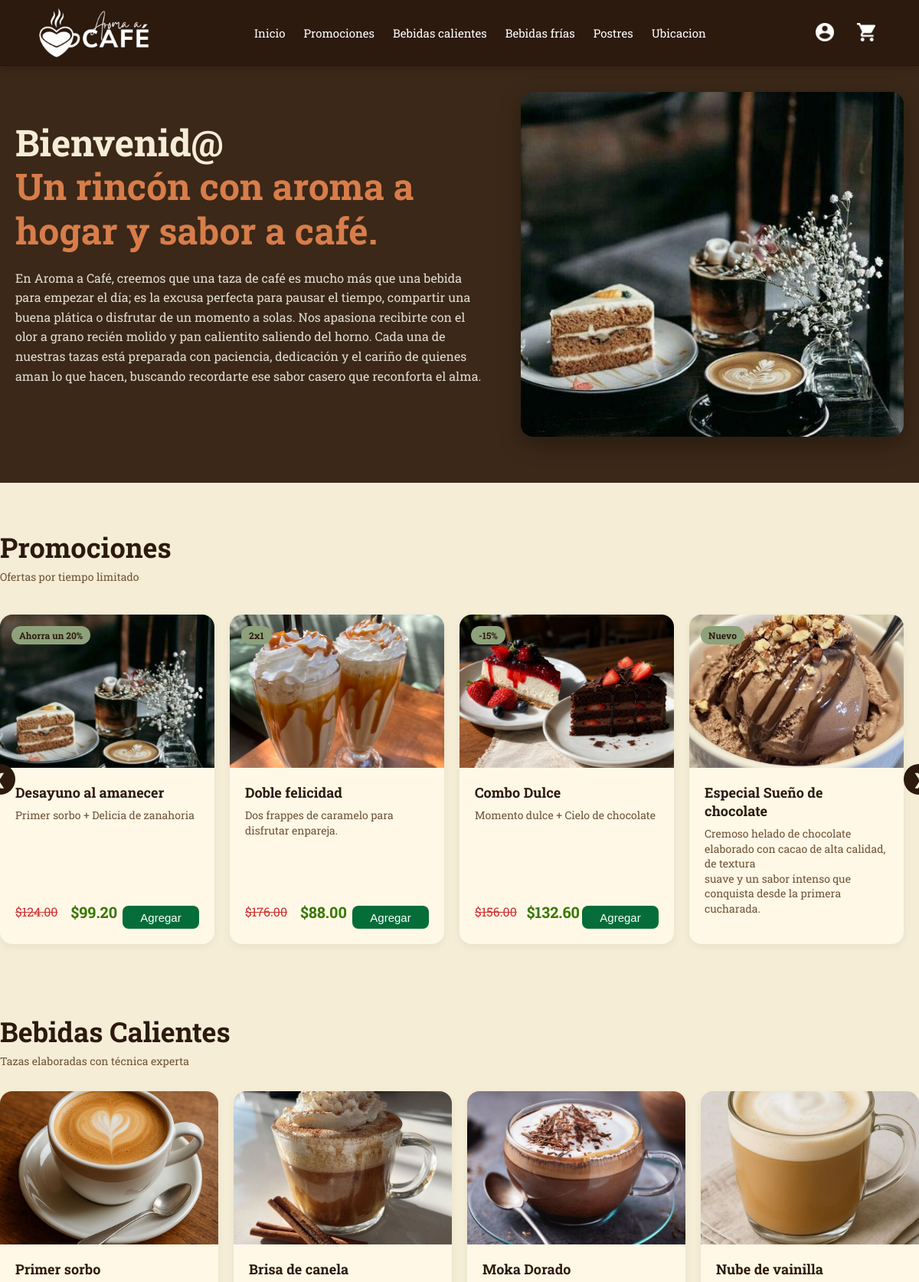
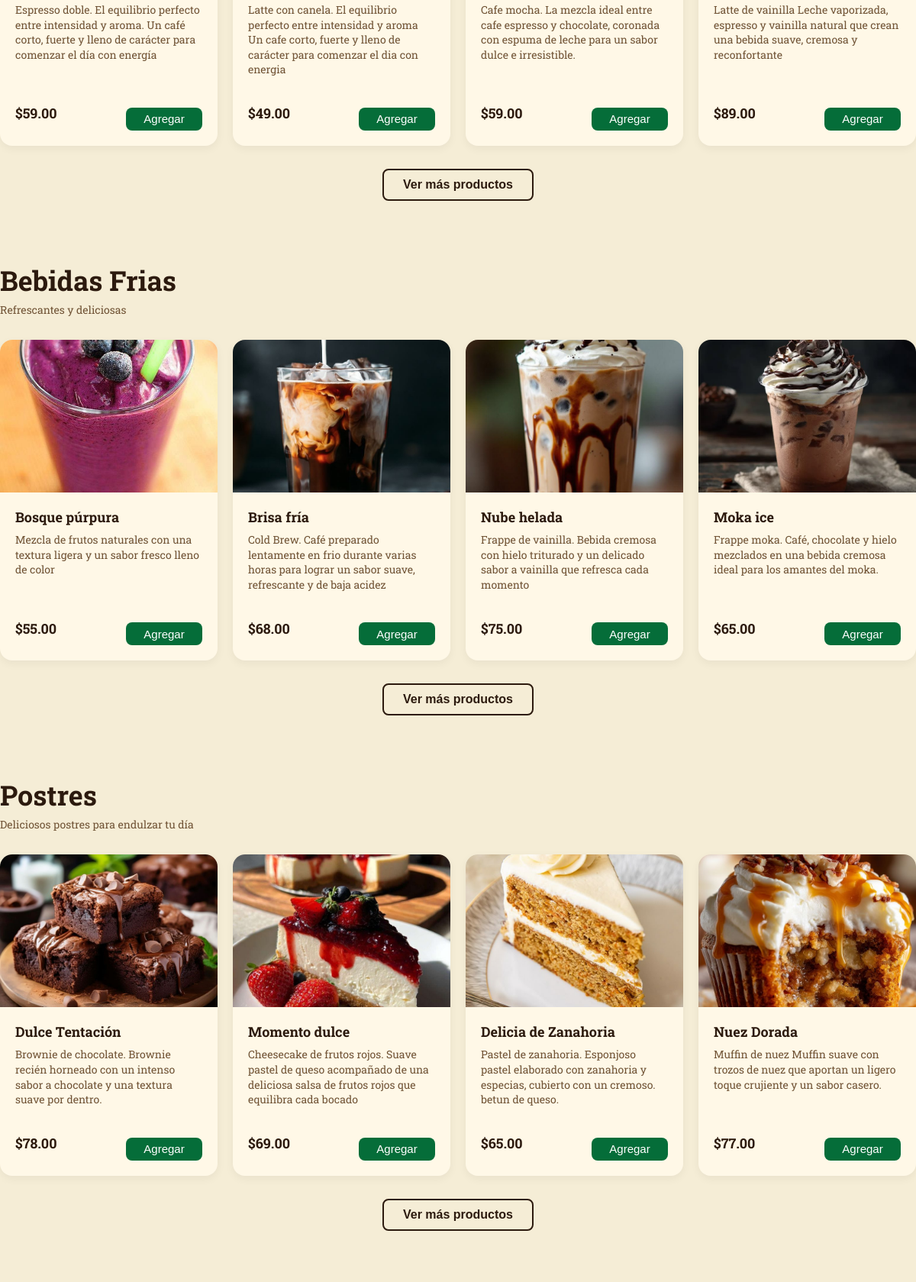
The page / (upper part) on the database its author committed (2 pictures, top to bottom).
### tables this page shows
CREATE TABLE `productos` (
  `id_producto` int(11) NOT NULL,
  `nombre` varchar(30) NOT NULL,
  `descripcion` text DEFAULT NULL,
  `id_categoria` int(11) DEFAULT NULL,
  `precio` decimal(10,2) NOT NULL,
  `imagen_url` varchar(255) DEFAULT NULL,
  `tiene_promocion` tinyint(1) DEFAULT 0,
  `etiqueta_promo` varchar(30) DEFAULT NULL,
  `precio_descuento` decimal(10,2) DEFAULT NULL
);

### index.php (the view, shortened to what the rows shown need)
<?php
require_once 'config/conexion.php';
$sql = "
    SELECT
        p.id_producto,
        p.nombre,
        p.descripcion,
        p.id_categoria,
        p.precio,
        p.imagen_url,
        p.tiene_promocion,
        p.etiqueta_promo,
        p.precio_descuento,
        c.nombre AS categoria
    FROM productos AS p
    INNER JOIN categorias AS c
        ON p.id_categoria = c.id_categoria
    ORDER BY p.id_producto ASC
";
$resultado = $conexion->query($sql);
$productosPorCategoria = [];
if ($resultado) {
    while ($producto = $resultado->fetch(PDO::FETCH_ASSOC)) {
        $idCategoria = (int) $producto['id_categoria'];
        $productosPorCategoria[$idCategoria][] = $producto;
    }
}
?>
<!DOCTYPE html>
<html lang="es">
<head>
    <link rel="stylesheet" href="css/header-menu.css">
    <link rel="stylesheet" href="css/footer.css">
    <link rel="stylesheet" href="css/menu.css">
</head>
<body>
    <section id="inicio" class="hero">
        <div class="container hero-content">
            <div class="hero-txt">
                <h1>Bienvenid@<br><span>Un rincón con aroma a hogar y sabor a café.</span></h1>
            </div>
        </div>
    </section>
    <section id="promociones" class="categoria-seccion container">
        <h2>Promociones</h2>
    </section>
    <section id="calientes" class="categoria-seccion container">
        <h2>Bebidas Calientes</h2>
        <div class="box-container limit-grid">
            <?php if (!empty($productosPorCategoria[2])): ?>
            <?php $contador = 0;
            foreach ($productosPorCategoria[2] as $producto):
                $contador++;
                $claseProducto =
                $contador <= 4
                ? 'product-item'
                : 'product-item-extra';
            ?>
            <div class="box <?= $claseProducto ?>">
                <?php if (!empty($producto['imagen_url'])): ?>
                    <img
                    src="img/productos/<?= htmlspecialchars(
                        $producto['imagen_url'],
                        ENT_QUOTES,
                        'UTF-8'
                ) ?>"
                alt="<?= htmlspecialchars(
                    $producto['nombre'],
                    ENT_QUOTES,
                    'UTF-8'
                ) ?>" >
                <?php endif; ?>
                <div class="product-txt">
                    <h3>
                        <?= htmlspecialchars(
                            $producto['nombre'],
                            ENT_QUOTES,
                            'UTF-8'
                        ) ?>
                        </h3>
                        <p>
                            <?= htmlspecialchars(
                                $producto['descripcion'],
                                ENT_QUOTES,
                                'UTF-8'
                            ) ?>
                        </p>
                        <div class="producto-footer">
                            <?php if (
                                !empty($producto['tiene_promocion'])
                                &&
                                !empty($producto['precio_descuento'])
                            ): ?>
                                <span class="precio-anterior">
                                    $<?= number_format(
                                        (float) $producto['precio'],
                                        2
                                    ) ?>
                                </span>
                                <span class="precio-promo">
                                    $<?= number_format(
                                        (float) $producto['precio_descuento'],
                                        2
                                    ) ?>
                                </span>
                            <?php else: ?>
                                <span class="precio">
                                    $<?= number_format(
                                        (float) $producto['precio'],
                                        2
                                    ) ?>
                                </span>
                            <?php endif; ?>
                            <button
                                class="btn-agCarrito"
                                data-id="<?= (int) $producto['id_producto'] ?>"
                                data-nombre="<?= htmlspecialchars(
                                    $producto['nombre'],
                                    ENT_QUOTES,
                                    'UTF-8'
                                ) ?>"
                                data-precio="<?= (float) $producto['precio'] ?>"
                                data-imagen="<?= htmlspecialchars(
                                    $producto['imagen_url'],
                                    ENT_QUOTES,
                                    'UTF-8'
                                ) ?>"
                            >
                                Agregar
                            </button>
                        </div>
                    </div>
                </div>
            <?php endforeach; ?>
        <?php else: ?>
            <p>No hay bebidas calientes disponibles.</p>
        <?php endif; ?>
    </div>
</section>
    <section id="frias" class="categoria-seccion container">
        <h2>Bebidas Frias</h2>
        <div class="box-container limit-grid">
            <?php if (!empty($productosPorCategoria[1])): ?>
            <?php $contador = 0;
            foreach ($productosPorCategoria[1] as $producto):
                $contador++;
                $claseProducto =
                $contador <= 4
                ? 'product-item'
                : 'product-item-extra';
            ?>
            <div class="box <?= $claseProducto ?>">
                <?php if (!empty($producto['imagen_url'])): ?>
                    <img
                    src="img/productos/<?= htmlspecialchars(
                        $producto['imagen_url'],
                        ENT_QUOTES,
                        'UTF-8'
                ) ?>"
                alt="<?= htmlspecialchars(
                    $producto['nombre'],
                    ENT_QUOTES,
                    'UTF-8'
                ) ?>" >
                <?php endif; ?>
                <div class="product-txt">
                    <h3>
                        <?= htmlspecialchars(
                            $producto['nombre'],
                            ENT_QUOTES,
                            'UTF-8'
                        ) ?>
                        </h3>
                        <p>
                            <?= htmlspecialchars(
                                $producto['descripcion'],
                                ENT_QUOTES,
                                'UTF-8'
                            ) ?>
                        </p>
                        <div class="producto-footer">
                            <?php if (
                                !empty($producto['tiene_promocion'])
                                &&
                                !empty($producto['precio_descuento'])
                            ): ?>
                                <span class="precio-anterior">
                                    $<?= number_format(
                                        (float) $producto['precio'],
                                        2
                                    ) ?>
                                </span>
                                <span class="precio-promo">
                                    $<?= number_format(
                                        (float) $producto['precio_descuento'],
                                        2
                                    ) ?>
                                </span>
                            <?php else: ?>
                                <span class="precio">
                                    $<?= number_format(
                                        (float) $producto['precio'],
                                        2
                                    ) ?>
                                </span>
                            <?php endif; ?>
                            <button
                                class="btn-agCarrito"
                                data-id="<?= (int) $producto['id_producto'] ?>"
                                data-nombre="<?= htmlspecialchars(
                                    $producto['nombre'],
                                    ENT_QUOTES,
                                    'UTF-8'
                                ) ?>"
                                data-precio="<?= (float) $producto['precio'] ?>"
                                data-imagen="<?= htmlspecialchars(
                                    $producto['imagen_url'],
                                    ENT_QUOTES,
                                    'UTF-8'
                                ) ?>"
                            >
                                Agregar
                            </button>
                        </div>
                    </div>
                </div>
            <?php endforeach; ?>
        <?php else: ?>
            <p>No hay bebidas frias disponibles.</p>
        <?php endif; ?>
    </div>
</section>
     <section id="postres" class="categoria-seccion container">
        <h2>Postres</h2>
        <div class="box-container limit-grid">
            <?php if (!empty($productosPorCategoria[3])): ?>
            <?php $contador = 0;
            foreach ($productosPorCategoria[3] as $producto):
                $contador++;
                $claseProducto =
                $contador <= 4
                ? 'product-item'
                : 'product-item-extra';
            ?>
            <div class="box <?= $claseProducto ?>">
                <?php if (!empty($producto['imagen_url'])): ?>
                    <img
                    src="img/productos/<?= htmlspecialchars(
                        $producto['imagen_url'],
                        ENT_QUOTES,
                        'UTF-8'
                ) ?>"
                alt="<?= htmlspecialchars(
                    $producto['nombre'],
                    ENT_QUOTES,
                    'UTF-8'
                ) ?>" >
                <?php endif; ?>
                <div class="product-txt">
                    <h3>
                        <?= htmlspecialchars(
                            $producto['nombre'],
                            ENT_QUOTES,
                            'UTF-8'
                        ) ?>
                        </h3>
                        <p>
                            <?= htmlspecialchars(
                                $producto['descripcion'],
                                ENT_QUOTES,
                                'UTF-8'
                            ) ?>
                        </p>
                        <div class="producto-footer">
                            <?php if (
                                !empty($producto['tiene_promocion'])
                                &&
                                !empty($producto['precio_descuento'])
                            ): ?>
                                <span class="precio-anterior">
                                    $<?= number_format(
                                        (float) $producto['precio'],
                                        2
                                    ) ?>
                                </span>
                                <span class="precio-promo">
                                    $<?= number_format(
                                        (float) $producto['precio_descuento'],
                                        2
                                    ) ?>
                                </span>
                            <?php else: ?>
                                <span class="precio">
                                    $<?= number_format(
                                        (float) $producto['precio'],
                                        2
                                    ) ?>
                                </span>
                            <?php endif; ?>
                            <button
                                class="btn-agCarrito"
                                data-id="<?= (int) $producto['id_producto'] ?>"
                                data-nombre="<?= htmlspecialchars(
                                    $producto['nombre'],
                                    ENT_QUOTES,
                                    'UTF-8'
                                ) ?>"
                                data-precio="<?= (float) $producto['precio'] ?>"
                                data-imagen="<?= htmlspecialchars(
                                    $producto['imagen_url'],
                                    ENT_QUOTES,
                                    'UTF-8'
                                ) ?>"
                            >
                                Agregar
                            </button>
                        </div>
                    </div>
                </div>
            <?php endforeach; ?>
        <?php else: ?>
            <p>No hay postres disponibles.</p>
        <?php endif; ?>
    </div>
</section>
    <script src="js/menu.js"></script> </body>
</html>

### rows shown on the page
productos: imagen_url (picture), nombre "Primer sorbo", descripcion "Espresso doble. El equilibrio perfecto entre intensidad y aroma. Un café corto, fuerte y lleno de carácter para comenzar el día con energía", precio "59.00"
productos: imagen_url (picture), nombre "Brisa de canela", descripcion "Latte con canela. El equilibrio perfecto entre intensidad y aroma Un cafe corto, fuerte y lleno de carácter para comenzar el dia con energia", precio "49.00"
productos: imagen_url (picture), nombre "Moka Dorado", descripcion "Cafe mocha. La mezcla ideal entre cafe espresso y chocolate, coronada con espuma de leche para un sabor dulce e irresistible.", precio "59.00"
productos: imagen_url (picture), nombre "Nube de vainilla", descripcion "Latte de vainilla Leche vaporizada, espresso y vainilla natural que crean una bebida suave, cremosa y reconfortante", precio "89.00"
productos: imagen_url (picture), nombre "Bosque púrpura", descripcion "Mezcla de frutos naturales con una textura ligera y un sabor fresco lleno de color", precio "55.00"
productos: imagen_url (picture), nombre "Brisa fría", descripcion "Cold Brew. Café preparado lentamente en frio durante varias horas para lograr un sabor suave, refrescante y de baja acidez", precio "68.00"
productos: imagen_url (picture), nombre "Nube helada", descripcion "Frappe de vainilla. Bebida cremosa con hielo triturado y un delicado sabor a vainilla que refresca cada momento", precio "75.00"
productos: imagen_url (picture), nombre "Moka ice", descripcion "Frappe moka. Café, chocolate y hielo mezclados en una bebida cremosa ideal para los amantes del moka.", precio "65.00"
productos: imagen_url (picture), nombre "Dulce Tentación", descripcion "Brownie de chocolate. Brownie recién horneado con un intenso sabor a chocolate y una textura suave por dentro.", precio "78.00"
productos: imagen_url (picture), nombre "Momento dulce", descripcion "Cheesecake de frutos rojos. Suave pastel de queso acompañado de una deliciosa salsa de frutos rojos que equilibra cada bocado", precio "69.00"
productos: imagen_url (picture), nombre "Delicia de Zanahoria", descripcion "Pastel de zanahoria. Esponjoso pastel elaborado con zanahoria y especias, cubierto con un cremoso. betun de queso.", precio "65.00"
productos: imagen_url (picture), nombre "Nuez Dorada", descripcion "Muffin de nuez Muffin suave con trozos de nuez que aportan un ligero toque crujiente y un sabor casero.", precio "77.00"
